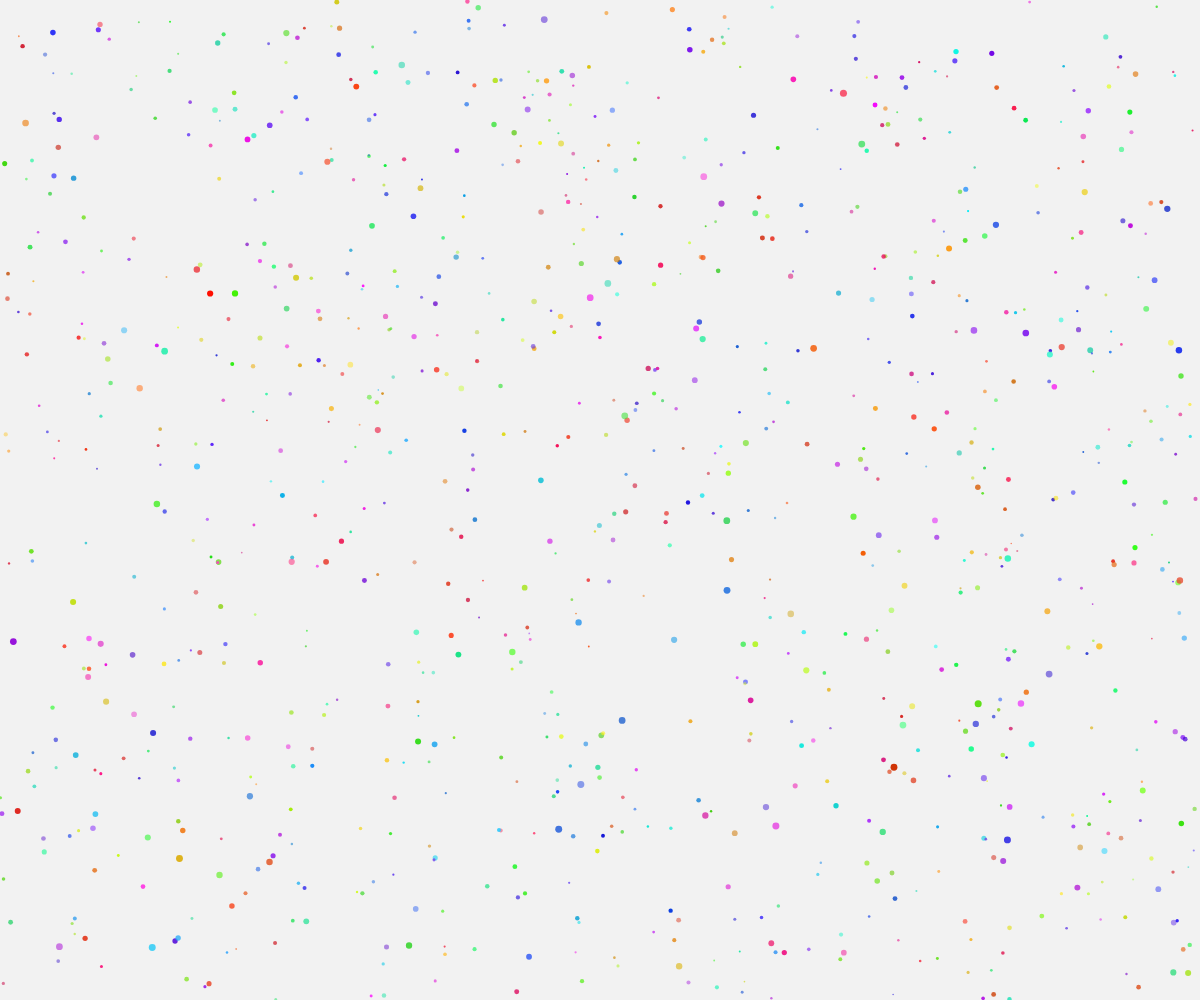
Frame 1 (no input)
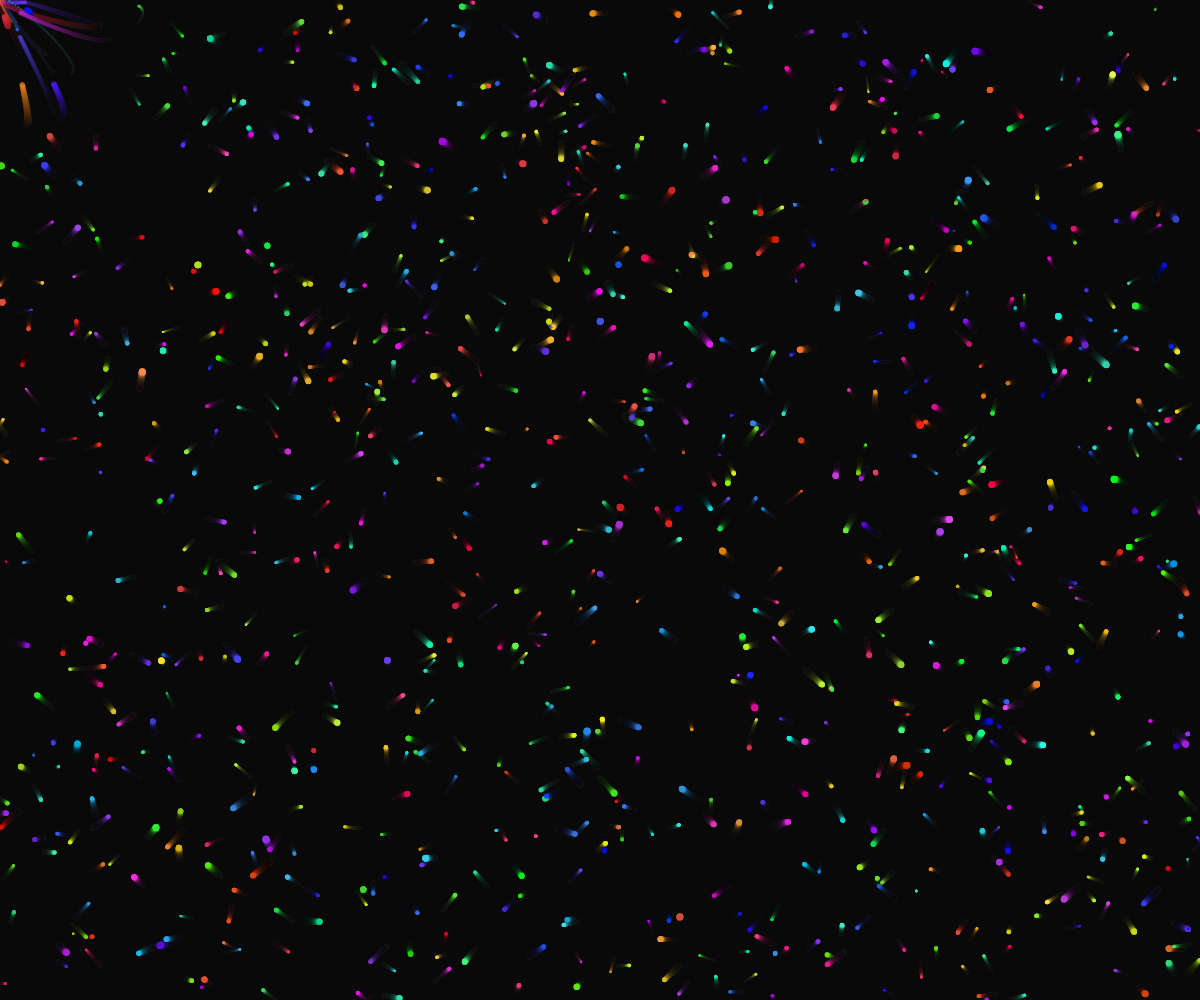
Frame 60 (no input)
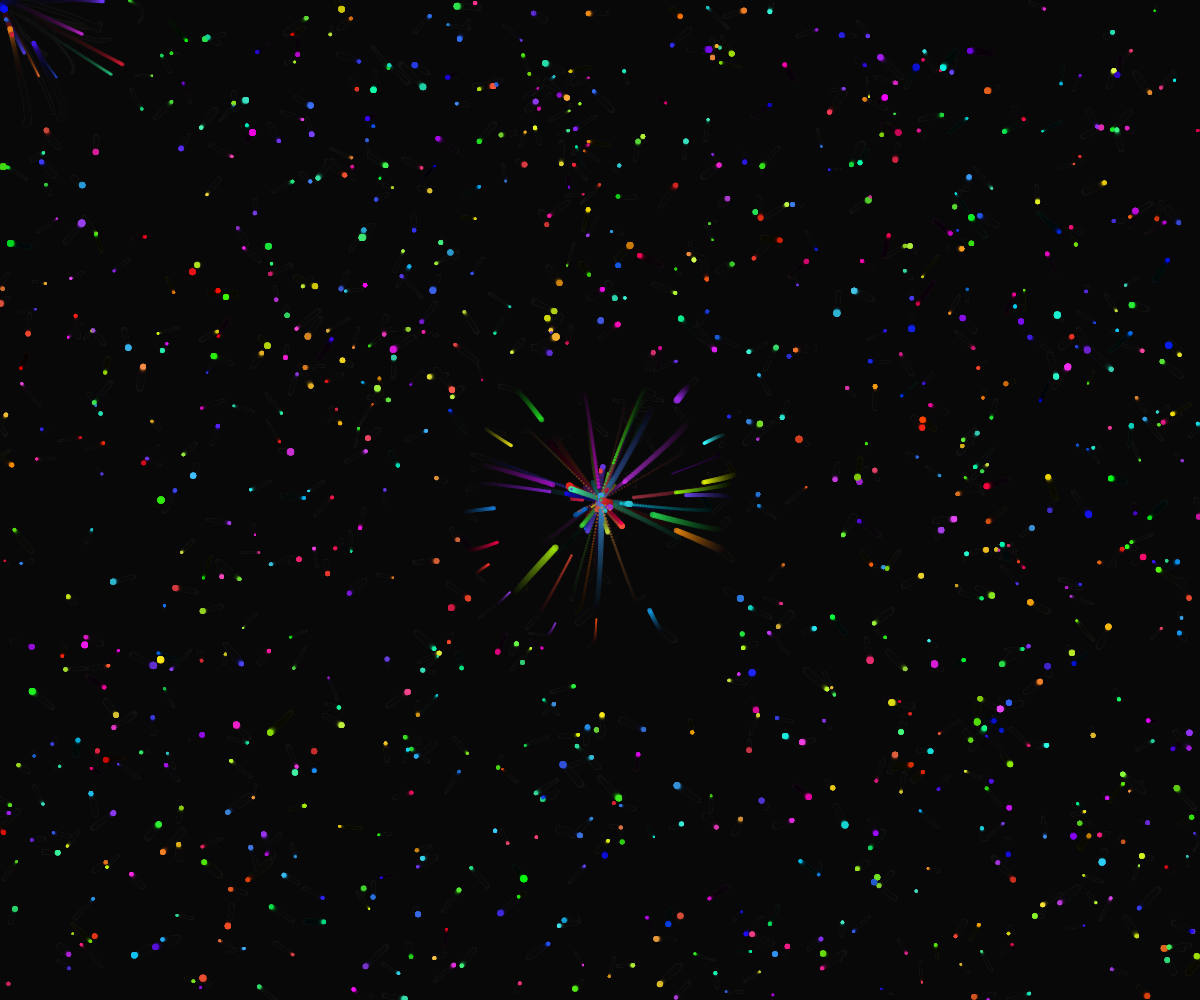
Frame 120 (the mouse pressed at the canvas centre since frame 60)

The p5.js sketch that drew these frames (run headless with seeded random() and noise() and a simulated clock; from frame 60 on, the mouse is pressed at the canvas centre):

// p5.js sketch
// ── sketch.js
let particles = [];
const particleCount = 1000;
const mouseRadius = 150;

function setup() {
  createCanvas(windowWidth, windowHeight);
  colorMode(HSB, 360, 100, 100, 1);
  noStroke();
  
  for (let i = 0; i < particleCount; i++) {
    particles.push({
      x: random(width),
      y: random(height),
      vx: random(-0.5, 0.5),
      vy: random(-0.5, 0.5),
      size: random(2, 6),
      hue: random(360),
      saturation: random(70, 100),
      brightness: random(80, 100),
      alpha: random(0.5, 1),
      pulseSpeed: random(0.02, 0.05),
      pulsePhase: random(TWO_PI)
    });
  }
}

function draw() {
  background(0, 0, 0, 0.05);
  
  const mouse = { x: mouseX, y: mouseY };
  
  for (let i = 0; i < particles.length; i++) {
    const p = particles[i];
    
    // Mouse interaction
    const dx = mouse.x - p.x;
    const dy = mouse.y - p.y;
    const distance = Math.sqrt(dx * dx + dy * dy);
    
    if (distance < mouseRadius) {
      const force = map(distance, 0, mouseRadius, 2, 0);
      const angle = atan2(dy, dx);
      p.vx += cos(angle) * force * 0.1;
      p.vy += sin(angle) * force * 0.1;
    }
    
    // Update position
    p.x += p.vx;
    p.y += p.vy;
    
    // Boundary check
    if (p.x < 0 || p.x > width) p.vx *= -1;
    if (p.y < 0 || p.y > height) p.vy *= -1;
    
    // Slow down over time
    p.vx *= 0.98;
    p.vy *= 0.98;
    
    // Pulsing effect
    const pulse = sin(p.pulsePhase + frameCount * p.pulseSpeed) * 0.5 + 0.5;
    const size = p.size * (0.8 + pulse * 0.4);
    
    fill(p.hue, p.saturation, p.brightness, p.alpha);
    ellipse(p.x, p.y, size, size);
  }
}

function windowResized() {
  resizeCanvas(windowWidth, windowHeight);
}
